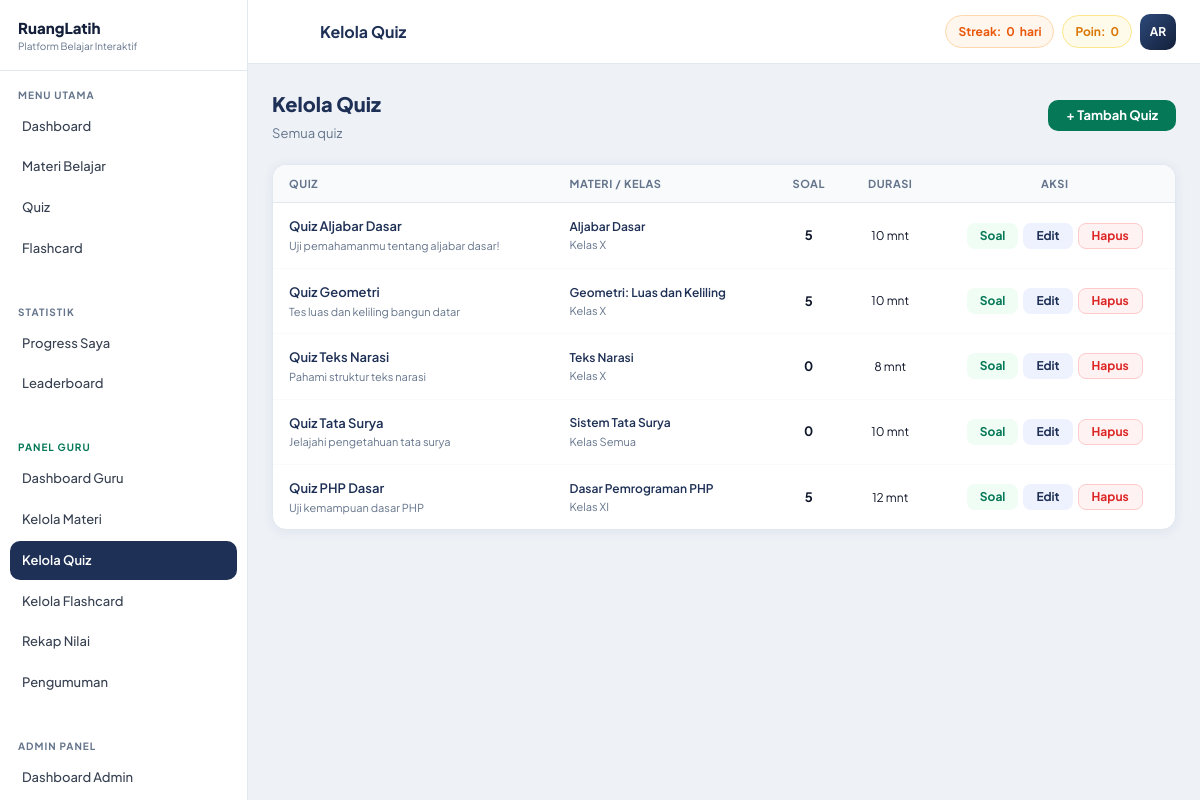
The app's page /guru/quiz.php (signed in) with its own data.
### tables this page shows
CREATE TABLE users (
    id          INT AUTO_INCREMENT PRIMARY KEY,
    name        VARCHAR(100) NOT NULL,
    email       VARCHAR(150) UNIQUE NOT NULL,
    password    VARCHAR(255) NOT NULL,
    role        ENUM('user','admin','guru') DEFAULT 'user',
    nisn        VARCHAR(10)  DEFAULT NULL COMMENT '10 digit Nomor Induk Siswa Nasional',
    no_absen    TINYINT UNSIGNED DEFAULT NULL COMMENT 'Nomor absen di kelas',
    kelas       VARCHAR(30)  DEFAULT NULL  COMMENT 'Contoh: X IPA 1, XI RPL 2',
    avatar      VARCHAR(255) DEFAULT NULL,
    total_points INT DEFAULT 0,
    streak      INT DEFAULT 0,
    last_active DATE DEFAULT NULL,
    created_at  TIMESTAMP DEFAULT CURRENT_TIMESTAMP
);

CREATE TABLE quizzes (
    id               INT AUTO_INCREMENT PRIMARY KEY,
    material_id      INT NOT NULL,
    title            VARCHAR(200) NOT NULL,
    description      TEXT,
    duration_minutes INT DEFAULT 10,
    created_at       TIMESTAMP DEFAULT CURRENT_TIMESTAMP,
    FOREIGN KEY (material_id) REFERENCES materials(id) ON DELETE CASCADE
);

CREATE TABLE materials (
    id          INT AUTO_INCREMENT PRIMARY KEY,
    category_id INT NOT NULL,
    title       VARCHAR(200) NOT NULL,
    content     LONGTEXT NOT NULL,
    kelas       VARCHAR(30)  DEFAULT 'Semua' COMMENT 'Semua | X | XI | XII | X IPA 1 | dst',
    thumbnail   VARCHAR(255) DEFAULT NULL,
    created_at  TIMESTAMP DEFAULT CURRENT_TIMESTAMP,
    FOREIGN KEY (category_id) REFERENCES categories(id) ON DELETE CASCADE
);

### includes/functions.php (called while the page is built, shortened)
<?php
function isAdmin()     { return isset($_SESSION['role']) && $_SESSION['role'] === 'admin'; }
function getGuruMaterialCondition(string $alias = 'm'): string {
    if (isAdmin()) return '1=1';
    $uid = (int)$_SESSION['user_id'];
    return "EXISTS (
        SELECT 1 FROM guru_assignments ga
        WHERE ga.guru_id = {$uid}
          AND ga.category_id = {$alias}.category_id
          AND ({$alias}.kelas = 'Semua' OR ga.kelas = {$alias}.kelas OR ga.kelas = 'Semua')
    )";
}
function getCurrentUser() {
    $db = getDB(); $id = (int)$_SESSION['user_id'];
    $r  = $db->query("SELECT * FROM users WHERE id=$id LIMIT 1");
    return $r ? $r->fetch_assoc() : null;
}
function getInitials($name) {
    $w=explode(' ',trim($name)); $i='';
    foreach(array_slice($w,0,2) as $word) $i.=strtoupper(substr($word,0,1));
    return $i;
}

### guru/quiz.php (the view, shortened to what this page needs)
<?php
require_once __DIR__ . '/../includes/functions.php';
$user = getCurrentUser(); $db = getDB(); $uid = (int)$_SESSION['user_id'];
$pageTitle = 'Kelola Quiz';
$matCond = getGuruMaterialCondition('m');
$vqid    = (int)($_GET['quiz_id'] ?? 0);
$quizzes = $db->query("
    SELECT q.*, m.title AS mt, m.kelas AS mkelas,
           (SELECT COUNT(*) FROM questions WHERE quiz_id=q.id) AS qc
    FROM quizzes q JOIN materials m ON q.material_id=m.id
    WHERE $matCond
    ORDER BY q.created_at DESC
");
$mats = $db->query("
    SELECT m.id, m.title, m.kelas, c.name AS cn
    FROM materials m JOIN categories c ON m.category_id=c.id
    WHERE $matCond ORDER BY c.name, m.title
");
$matArr = [];
while ($m = $mats->fetch_assoc()) $matArr[] = $m;
$activeQuiz = null; $questions = null;
include __DIR__ . '/../includes/header.php';
?>
<?php if ($activeQuiz): ?>
<div style="display:flex;align-items:center;gap:12px;margin-bottom:18px;flex-wrap:wrap">
    <a href="quiz.php" style="color:var(--muted);text-decoration:none;font-size:13px">← Daftar Quiz</a>
    <span style="color:var(--muted)">/</span>
    <span style="font-weight:700;font-size:14px;color:var(--navy)"><?= htmlspecialchars($activeQuiz['title']) ?></span>
    <span style="font-size:12px;color:var(--muted)"><?= htmlspecialchars($activeQuiz['mt']) ?></span>
    <button onclick="openModal('addQModal')" class="btn btn-sm" style="margin-left:auto;background:#047857;color:#fff">+ Tambah Soal</button>
</div>
<div class="card" style="overflow:hidden">
<div style="overflow-x:auto">
<table class="data-table">
    <thead><tr><th>#</th><th>Pertanyaan</th><th>Pilihan</th><th style="text-align:center">Aksi</th></tr></thead>
    <tbody>
    <?php if (!$questions || $questions->num_rows === 0): ?>
    <tr><td colspan="4" style="text-align:center;padding:40px;color:var(--muted)">Belum ada soal. Klik "+ Tambah Soal".</td></tr>
    <?php else: $no=0; while ($q = $questions->fetch_assoc()): $no++;
        $optIds     = $q['opt_ids']     ? explode('||', $q['opt_ids'])     : [];
        $optTexts   = $q['opt_texts']   ? explode('||', $q['opt_texts'])   : [];
        $optCorrects= $q['opt_corrects']? explode('||', $q['opt_corrects']): [];
    ?>
    <tr>
        <td style="font-weight:700;color:var(--muted);width:40px"><?= $no ?></td>
        <td>
            <div style="font-size:13px;font-weight:600;color:var(--navy)"><?= htmlspecialchars($q['question_text']) ?></div>
            <?php if ($q['explanation']): ?><div style="font-size:11px;color:var(--muted);margin-top:3px">Penjelasan: <?= htmlspecialchars($q['explanation']) ?></div><?php endif; ?>
        </td>
        <td>
            <?php foreach ($optTexts as $i => $ot): if(!trim($ot)) continue; ?>
            <span style="display:inline-block;margin:2px;padding:2px 8px;border-radius:5px;font-size:11px;<?= ($optCorrects[$i]??0)?'background:#dcfce7;color:#166534;font-weight:700':'background:#f1f5f9;color:var(--muted)' ?>">
                <?= htmlspecialchars($ot) ?>
            </span>
            <?php endforeach; ?>
        </td>
        <td style="text-align:center">
            <div style="display:flex;gap:5px;justify-content:center">
                <button onclick='openEditQModal(<?= json_encode([
                    "id"=>$q["id"],"quiz_id"=>$vqid,"question_text"=>$q["question_text"],
                    "explanation"=>$q["explanation"],
                    "opt_texts"=>$optTexts,"opt_corrects"=>$optCorrects
                ], JSON_HEX_TAG | JSON_HEX_APOS | JSON_HEX_QUOT | JSON_HEX_AMP) ?>)' class="btn btn-sm" style="background:var(--navy-pale);color:var(--navy)">Edit</button>
                <form method="POST" onsubmit="return confirm('Hapus soal?')">
                    <input type="hidden" name="action"  value="delete_question">
                    <input type="hidden" name="id"      value="<?= $q['id'] ?>">
                    <input type="hidden" name="quiz_id" value="<?= $vqid ?>">
                    <button type="submit" class="btn btn-red btn-sm">Hapus</button>
                </form>
            </div>
        </td>
    </tr>
    <?php endwhile; endif; ?>
    </tbody>
</table>
</div>
</div>
<?php else: ?>
<div style="display:flex;align-items:center;justify-content:space-between;margin-bottom:20px;flex-wrap:wrap;gap:12px">
    <div>
        <div style="font-size:20px;font-weight:800;color:var(--navy)">Kelola Quiz</div>
        <div style="font-size:13px;color:var(--muted);margin-top:3px"><?= isAdmin() ? 'Semua quiz' : 'Quiz dari materi Anda' ?></div>
    </div>
    <?php if ($matArr): ?>
    <button onclick="openModal('addQzModal')" class="btn" style="background:#047857;color:#fff">+ Tambah Quiz</button>
    <?php elseif (!isAdmin()): ?>
    <div style="font-size:12px;color:var(--muted);background:#fef9c3;border:1px solid #fde047;border-radius:8px;padding:8px 14px">
        Belum ada materi dalam penugasan Anda. Tambahkan materi terlebih dahulu di menu <a href="materi.php" style="color:var(--navy);font-weight:700">Kelola Materi</a>.
    </div>
    <?php endif; ?>
</div>
<div class="card" style="overflow:hidden">
<div style="overflow-x:auto">
<table class="data-table">
    <thead><tr><th>Quiz</th><th>Materi / Kelas</th><th style="text-align:center">Soal</th><th style="text-align:center">Durasi</th><th style="text-align:center">Aksi</th></tr></thead>
    <tbody>
    <?php if (!$quizzes || $quizzes->num_rows === 0): ?>
    <tr><td colspan="5" style="text-align:center;padding:40px;color:var(--muted)">Belum ada quiz.</td></tr>
    <?php else: while ($q = $quizzes->fetch_assoc()): ?>
    <tr>
        <td><div style="font-weight:600;font-size:13px;color:var(--navy)"><?= htmlspecialchars($q['title']) ?></div>
            <?php if ($q['description']): ?><div style="font-size:11px;color:var(--muted)"><?= htmlspecialchars($q['description']) ?></div><?php endif; ?></td>
        <td>
            <div style="font-size:12px;font-weight:600;color:var(--navy)"><?= htmlspecialchars($q['mt']) ?></div>
            <div style="font-size:11px;color:var(--muted)">Kelas <?= htmlspecialchars($q['mkelas']) ?></div>
        </td>
        <td style="text-align:center;font-weight:700"><?= $q['qc'] ?></td>
        <td style="text-align:center;font-size:12px"><?= $q['duration_minutes'] ?> mnt</td>
        <td>
            <div style="display:flex;gap:5px;justify-content:center;flex-wrap:wrap">
                <a href="?quiz_id=<?= $q['id'] ?>" class="btn btn-sm" style="background:#f0fdf4;color:#047857">Soal</a>
                <button onclick='openEditQzModal(<?= json_encode(["id"=>$q["id"],"material_id"=>$q["material_id"],"title"=>$q["title"],"description"=>$q["description"]??"","duration_minutes"=>$q["duration_minutes"]]) ?>)'
                    class="btn btn-sm" style="background:var(--navy-pale);color:var(--navy)">Edit</button>
                <form method="POST" onsubmit="return confirm('Hapus quiz ini?')">
                    <button type="submit" class="btn btn-red btn-sm">Hapus</button>
                </form>
            </div>
        </td>
    </tr>
    <?php endwhile; endif; ?>
    </tbody>
</table>
</div>
</div>
<?php endif; ?>
<?php include __DIR__ . '/../includes/footer.php'; ?>

### includes/header.php (shortened to what this page needs)
<!DOCTYPE html>
<html lang="id">
<head>
<link href="https://cdn.jsdelivr.net/npm/@tabler/icons-webfont@2.40.0/tabler-icons.min.css" rel="stylesheet">
<link rel="stylesheet" href="<?= APP_URL ?>/assets/css/custom.css">
</head>
<body>
<div class="app-wrap">
<?php include __DIR__ . '/sidebar.php'; ?>
<div class="main-area">
<header class="topbar">
    <div class="topbar-left">
        <button class="topbar-menu-btn" onclick="toggleSidebar()">
        </button>
        <div class="topbar-title"><?= isset($pageTitle) ? htmlspecialchars($pageTitle) : APP_NAME ?></div>
    </div>
    <div class="topbar-right">
        <?php if ($user): ?>
        <div class="topbar-badge topbar-streak">
            Streak: <strong><?= (int)$user['streak'] ?></strong> hari
        </div>
        <div class="topbar-badge topbar-pts">
            Poin: <strong><?= number_format((int)$user['total_points']) ?></strong>
        </div>
        <div class="topbar-avatar" title="<?= htmlspecialchars($user['name']) ?>">
            <?= getInitials($user['name']) ?>
        </div>
        <?php endif; ?>
    </div>
</header>
<main class="page-content">

### assets/css/custom.css (style rules this page uses)
:root { --navy: #1e3055; --navy-dk: #131f3a; --navy-lt: #2d4a7a; --navy-pale: #eef2ff; --gold: #f59e0b; --gold-dk: #d97706; --gold-lt: #fde68a; --gold-pale: #fffbeb; --bg: #eef2f7; --white: #ffffff; --text: #0f172a; --muted: #64748b; --border: #e2e8f0; --r: 14px; --r-lg: 20px; --r-xl: 28px; --shadow: 0 2px 12px rgba(30,48,85,.07); --shadow-lg: 0 8px 32px rgba(30,48,85,.14); --sidebar-w: 248px; --topbar-h: 64px; }
*,:before,:after { box-sizing:border-box;margin:0;padding:0 }
body { font-family:'Plus Jakarta Sans',system-ui,sans-serif;background:var(--bg);color:var(--text);font-size:14px;line-height:1.6;-webkit-font-smoothing:antialiased }
a { text-decoration:none;color:inherit }
input,select,textarea,button { font-family:inherit }
.app-wrap { display:flex;min-height:100vh }
.main-area { flex:1;display:flex;flex-direction:column;margin-left:var(--sidebar-w);min-width:0;transition:margin .3s }
.topbar { background:var(--white); border-bottom:1px solid var(--border); height:var(--topbar-h);padding:0 24px; display:flex;align-items:center;justify-content:space-between; position:sticky;top:0;z-index:80; flex-shrink:0; }
.topbar-left { display:flex;align-items:center;gap:12px }
.topbar-menu-btn { background:none;border:none;cursor:pointer; width:36px;height:36px;border-radius:9px; display:flex;align-items:center;justify-content:center; font-size:20px;color:var(--muted); transition:background .15s; }
.topbar-title { font-weight:700;font-size:16px;color:var(--navy) }
.topbar-right { display:flex;align-items:center;gap:8px }
.topbar-badge { display:flex;align-items:center;gap:5px; padding:6px 12px;border-radius:99px;font-size:12px;font-weight:700; }
.topbar-streak { background:#fff7ed;color:#ea580c;border:1px solid #fed7aa }
.topbar-pts { background:var(--gold-pale);color:var(--gold-dk);border:1px solid var(--gold-lt) }
.topbar-avatar { width:36px;height:36px;border-radius:10px; background:linear-gradient(135deg,var(--navy-lt),var(--navy-dk)); color:var(--white);font-weight:700;font-size:12px; display:flex;align-items:center;justify-content:center;cursor:pointer; }
.page-content { flex:1;padding:24px;animation:pgFade .25s ease }
.btn { display:inline-flex;align-items:center;gap:7px;padding:9px 18px;border-radius:10px;font-size:13px;font-weight:700;border:none;cursor:pointer;transition:all .15s;line-height:1 }
.btn-red { background:#fef2f2;color:#dc2626;border:1px solid #fecaca }
.btn-sm { padding:6px 13px;font-size:12px;border-radius:8px }
.card { background:var(--white);border-radius:var(--r);border:1px solid var(--border);box-shadow:var(--shadow);overflow:hidden }
.data-table { width:100%;border-collapse:collapse;font-size:13px }
.data-table th { background:#f8fafc;padding:10px 16px;text-align:left;font-size:11px;font-weight:700;color:var(--muted);text-transform:uppercase;letter-spacing:.05em;border-bottom:1px solid var(--border) }
.data-table td { padding:13px 16px;border-bottom:1px solid #f8fafc;vertical-align:middle }
.data-table tbody tr:last-child td { border:none }

### records on screen
users: streak "0", total_points "0", name "AR"
quizzes: title "Quiz Aljabar Dasar", description "Uji pemahamanmu tentang aljabar dasar!", material.title "Aljabar Dasar", material.kelas "X", qc "5", duration_minutes "10"
quizzes: title "Quiz Geometri", description "Tes luas dan keliling bangun datar", material.title "Geometri: Luas dan Keliling", material.kelas "X", qc "5", duration_minutes "10"
quizzes: title "Quiz Teks Narasi", description "Pahami struktur teks narasi", material.title "Teks Narasi", material.kelas "X", qc "0", duration_minutes "8"
quizzes: title "Quiz Tata Surya", description "Jelajahi pengetahuan tata surya", material.title "Sistem Tata Surya", material.kelas "Semua", qc "0", duration_minutes "10"
quizzes: title "Quiz PHP Dasar", description "Uji kemampuan dasar PHP", material.title "Dasar Pemrograman PHP", material.kelas "XI", qc "5", duration_minutes "12"

### other values on screen
$label "Dashboard Materi Belajar Quiz Flashcard Progress Saya Leaderboard Dashboard Guru Kelola Materi Kelola Quiz Kelola Flashcard Rekap Nilai Pengumuman Dashboard Admin"
$pageTitle "Kelola Quiz"
